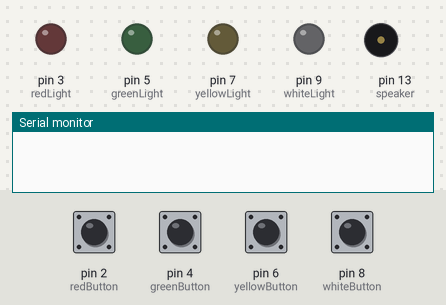
This sketch was run on a simulated Arduino Uno, built with avr-gcc and run on an emulated ATmega328P. Shown: output pins drawn as LEDs (lit = HIGH), buzzer (waves = sounding), the last lines printed to the serial monitor. The test bench sets the inputs (shaded band); at power-on: pin 2 (redButton), pin 4 (greenButton), pin 6 (yellowButton), pin 8 (whiteButton) LOW.

Above: at 1.2 s.
1.3 s: pin 2 (redButton) pulled HIGH for 0.15 s
At 1.48 s:
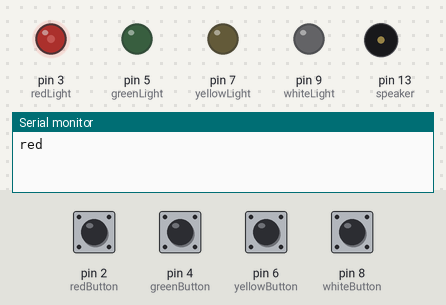
4.3 s: pin 4 (greenButton) pulled HIGH for 0.15 s
At 4.45 s:
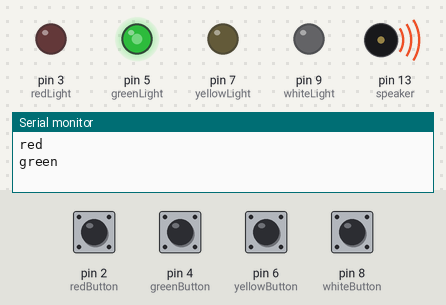
6.0 s: pin 6 (yellowButton) pulled HIGH for 0.15 s
At 6.18 s:
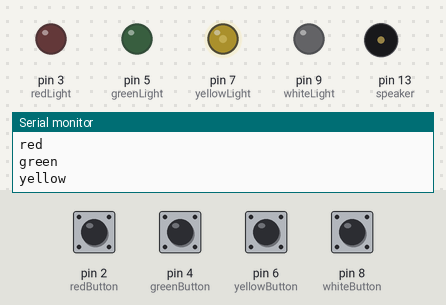
9.0 s: pin 8 (whiteButton) pulled HIGH for 0.15 s
At 9.18 s:
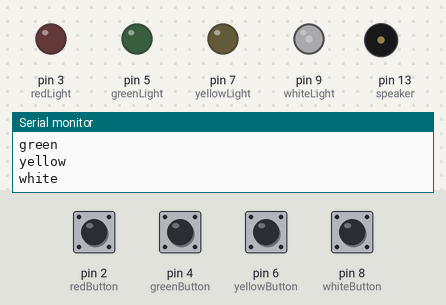
12.0 s: pin 2 (redButton) pulled HIGH for 1 s
At 12.8 s:
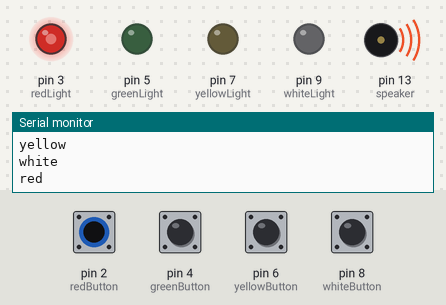
15.0 s: pin 4 (greenButton) pulled HIGH for 1 s
At 16.01 s:
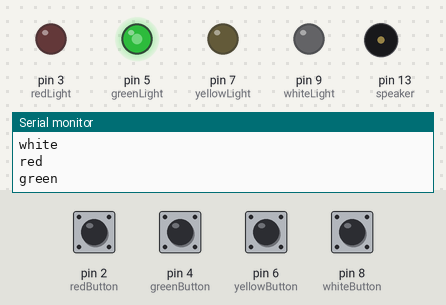
Timing chart, 0 to 18.0 s (numbered marks = the images above; inputs shaded):
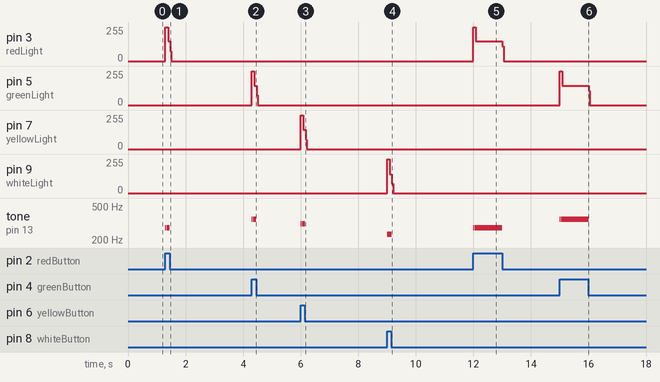

Measured:
- after the input at 1.3 s, pin 3 (redLight): 0/255 → 255/255 at once, → 148/255 0.09 s later, → 0/255 0.08 s later; tone on pin 13 (speaker): silent → 277 Hz at once, → silent 0.01 s later, → 277 Hz 0.04 s later, → silent 0.11 s later
- after the input at 4.3 s, pin 5 (greenLight): 0/255 → 255/255 at once, → 145/255 0.09 s later, → 0/255 0.08 s later; tone on pin 13 (speaker): silent → 349 Hz at once, → silent 0.01 s later, → 349 Hz 0.04 s later, → silent 0.11 s later
- after the input at 6.0 s, pin 7 (yellowLight): 0/255 → 255/255 at once, → 143/255 0.09 s later, → 0/255 0.08 s later; tone on pin 13 (speaker): silent → 311 Hz at once, → silent 0.01 s later, → 311 Hz 0.04 s later, → silent 0.11 s later
- after the input at 9.0 s, pin 9 (whiteLight): 0/255 → 255/255 at once, → 141/255 0.09 s later, → 0/255 0.08 s later; tone on pin 13 (speaker): silent → 233 Hz at once, → silent 0.01 s later, → 233 Hz 0.04 s later, → silent 0.11 s later
- after the input at 12.0 s, pin 3 (redLight): 0/255 → 255/255 at once, → 148/255 0.09 s later, → 0/255 0.92 s later; tone on pin 13 (speaker): silent → 277 Hz at once, → silent 0.01 s later, → 277 Hz 0.04 s later, → silent 0.96 s later
- after the input at 15.0 s, pin 5 (greenLight): 0/255 → 255/255 at once, → 145/255 0.09 s later, → 0/255 0.92 s later; tone on pin 13 (speaker): silent → 349 Hz at once, → silent 0.01 s later, → 349 Hz 0.04 s later, → silent 0.96 s later

The sketch:

siman_says_final.ino
```cpp
#include "pitches.h"

const int redButton = 2;
const int redLight = 3;
int redState;
int oldRedState = 0;

const int greenButton = 4;
const int greenLight = 5;
int greenState;
int oldGreenState = 0;

const int yellowButton = 6;
const int yellowLight = 7;
int yellowState;
int oldYellowState = 0;

const int whiteButton = 8;
const int whiteLight = 9;
int whiteState;
int oldWhiteState = 0;

const int speaker = 13;

void setup(){
Serial.begin(9600);

//set button pins
pinMode(redButton, INPUT);
pinMode(greenButton, INPUT);
pinMode(yellowButton, INPUT);
pinMode(whiteButton, INPUT);

//set lights
pinMode (redLight, OUTPUT);
pinMode (greenLight, OUTPUT);
pinMode (yellowLight, OUTPUT);
pinMode (whiteLight, OUTPUT);

}

void loop(){

//reset lights to off
//    noTone(8);
digitalWrite(redLight, LOW);
digitalWrite(greenLight, LOW);
digitalWrite (yellowLight, LOW);
digitalWrite(whiteLight, LOW);

  //narrower leads = LED; wider leads = button pressed
redState = digitalRead(redButton);
greenState = digitalRead(greenButton);
yellowState = digitalRead(yellowButton);
whiteState = digitalRead(whiteButton);

//control red button and light
if (redState == 1){
  digitalWrite(redLight, HIGH);
  tone(speaker, 277, 8); //note CS4
}
else {
  digitalWrite(redLight, LOW);
}

//control green button and light
if (greenState == 1){
  digitalWrite(greenLight, HIGH);
  tone(speaker, 349, 8); //note F4
}
else {
  digitalWrite(greenLight,LOW);
}

//control yellow button and light
if (yellowState == 1){
  digitalWrite(yellowLight, HIGH);
  tone (speaker, 311, 8); //note DS4
}
else{
  digitalWrite(yellowLight, LOW);
}

//controle white button and light
if (whiteState == 1){
  digitalWrite(whiteLight, HIGH);
  tone(speaker, 233, 8); //note AS3
}
else{
  digitalWrite(whiteLight, LOW);
}


//check for state change and print if change
if (redState != oldRedState && redState == 1){
  Serial.println("red");
    delay(50);
}

if (greenState != oldGreenState && greenState == 1){
  Serial.println("green");
    delay(50);
}

if (yellowState != oldYellowState && yellowState ==1){
  Serial.println("yellow");
    delay(50);
}

if (whiteState != oldWhiteState && whiteState ==1){
  Serial.println("white");
    delay(50);
}

oldRedState = redState;
oldGreenState = greenState;
oldYellowState = yellowState;
oldWhiteState = whiteState;

}
```

pitches.h
```cpp
/*************************************************
 * Public Constants
 *************************************************/

#define NOTE_B0  31
#define NOTE_C1  33
#define NOTE_CS1 35
#define NOTE_D1  37
#define NOTE_DS1 39
#define NOTE_E1  41
#define NOTE_F1  44
#define NOTE_FS1 46
#define NOTE_G1  49
#define NOTE_GS1 52
#define NOTE_A1  55
#define NOTE_AS1 58
#define NOTE_B1  62
#define NOTE_C2  65
#define NOTE_CS2 69
#define NOTE_D2  73
#define NOTE_DS2 78
#define NOTE_E2  82
#define NOTE_F2  87
#define NOTE_FS2 93
#define NOTE_G2  98
#define NOTE_GS2 104
#define NOTE_A2  110
#define NOTE_AS2 117
#define NOTE_B2  123
#define NOTE_C3  131
#define NOTE_CS3 139
#define NOTE_D3  147
#define NOTE_DS3 156
#define NOTE_E3  165
#define NOTE_F3  175
#define NOTE_FS3 185
#define NOTE_G3  196
#define NOTE_GS3 208
#define NOTE_A3  220
#define NOTE_AS3 233
#define NOTE_B3  247
#define NOTE_C4  262
#define NOTE_CS4 277
#define NOTE_D4  294
#define NOTE_DS4 311
#define NOTE_E4  330
#define NOTE_F4  349
#define NOTE_FS4 370
#define NOTE_G4  392
#define NOTE_GS4 415
#define NOTE_A4  440
#define NOTE_AS4 466
#define NOTE_B4  494
#define NOTE_C5  523
#define NOTE_CS5 554
#define NOTE_D5  587
#define NOTE_DS5 622
#define NOTE_E5  659
#define NOTE_F5  698
#define NOTE_FS5 740
#define NOTE_G5  784
#define NOTE_GS5 831
#define NOTE_A5  880
#define NOTE_AS5 932
#define NOTE_B5  988
#define NOTE_C6  1047
#define NOTE_CS6 1109
#define NOTE_D6  1175
#define NOTE_DS6 1245
#define NOTE_E6  1319
#define NOTE_F6  1397
#define NOTE_FS6 1480
#define NOTE_G6  1568
#define NOTE_GS6 1661
#define NOTE_A6  1760
#define NOTE_AS6 1865
#define NOTE_B6  1976
#define NOTE_C7  2093
#define NOTE_CS7 2217
#define NOTE_D7  2349
#define NOTE_DS7 2489
#define NOTE_E7  2637
#define NOTE_F7  2794
#define NOTE_FS7 2960
#define NOTE_G7  3136
#define NOTE_GS7 3322
#define NOTE_A7  3520
#define NOTE_AS7 3729
#define NOTE_B7  3951
#define NOTE_C8  4186
#define NOTE_CS8 4435
#define NOTE_D8  4699
#define NOTE_DS8 4978
```
